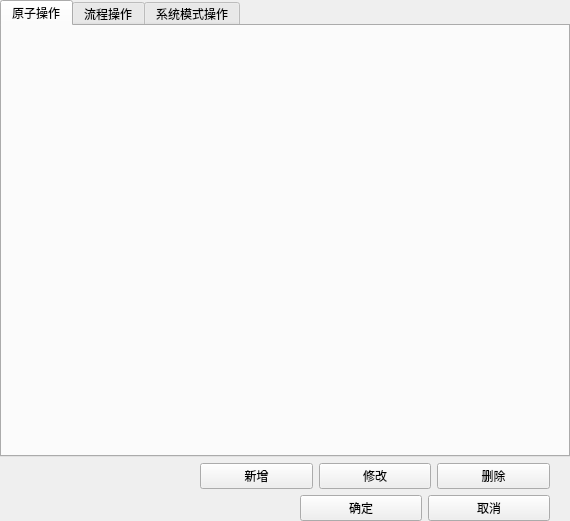
<?xml version="1.0" encoding="UTF-8"?>
<ui version="4.0">
 <class>OtherOperatorConfig</class>
 <widget class="QWidget" name="OtherOperatorConfig">
  <property name="geometry">
   <rect>
    <x>0</x>
    <y>0</y>
    <width>570</width>
    <height>521</height>
   </rect>
  </property>
  <property name="windowTitle">
   <string>Form</string>
  </property>
  <layout class="QVBoxLayout" name="verticalLayout">
   <property name="spacing">
    <number>6</number>
   </property>
   <property name="leftMargin">
    <number>0</number>
   </property>
   <property name="topMargin">
    <number>0</number>
   </property>
   <property name="rightMargin">
    <number>0</number>
   </property>
   <property name="bottomMargin">
    <number>0</number>
   </property>
   <item>
    <widget class="QTabWidget" name="tabWidget">
     <property name="currentIndex">
      <number>0</number>
     </property>
     <widget class="QWidget" name="tab_atomic">
      <attribute name="title">
       <string>原子操作</string>
      </attribute>
     </widget>
     <widget class="QWidget" name="tab_process">
      <attribute name="title">
       <string>流程操作</string>
      </attribute>
     </widget>
     <widget class="QWidget" name="tab_sysmode">
      <attribute name="title">
       <string>系统模式操作</string>
      </attribute>
     </widget>
    </widget>
   </item>
   <item>
    <layout class="QHBoxLayout" name="horizontalLayout_2">
     <property name="leftMargin">
      <number>200</number>
     </property>
     <property name="rightMargin">
      <number>20</number>
     </property>
     <item>
      <widget class="QPushButton" name="btn_add">
       <property name="text">
        <string>新增</string>
       </property>
      </widget>
     </item>
     <item>
      <widget class="QPushButton" name="btn_modify">
       <property name="text">
        <string>修改</string>
       </property>
      </widget>
     </item>
     <item>
      <widget class="QPushButton" name="btn_delete">
       <property name="text">
        <string>删除</string>
       </property>
      </widget>
     </item>
    </layout>
   </item>
   <item>
    <layout class="QHBoxLayout" name="horizontalLayout">
     <property name="leftMargin">
      <number>300</number>
     </property>
     <property name="rightMargin">
      <number>20</number>
     </property>
     <item>
      <widget class="QPushButton" name="btn_ok">
       <property name="text">
        <string>确定</string>
       </property>
      </widget>
     </item>
     <item>
      <widget class="QPushButton" name="btn_cancel">
       <property name="text">
        <string>取消</string>
       </property>
      </widget>
     </item>
    </layout>
   </item>
  </layout>
 </widget>
 <resources/>
 <connections/>
</ui>
